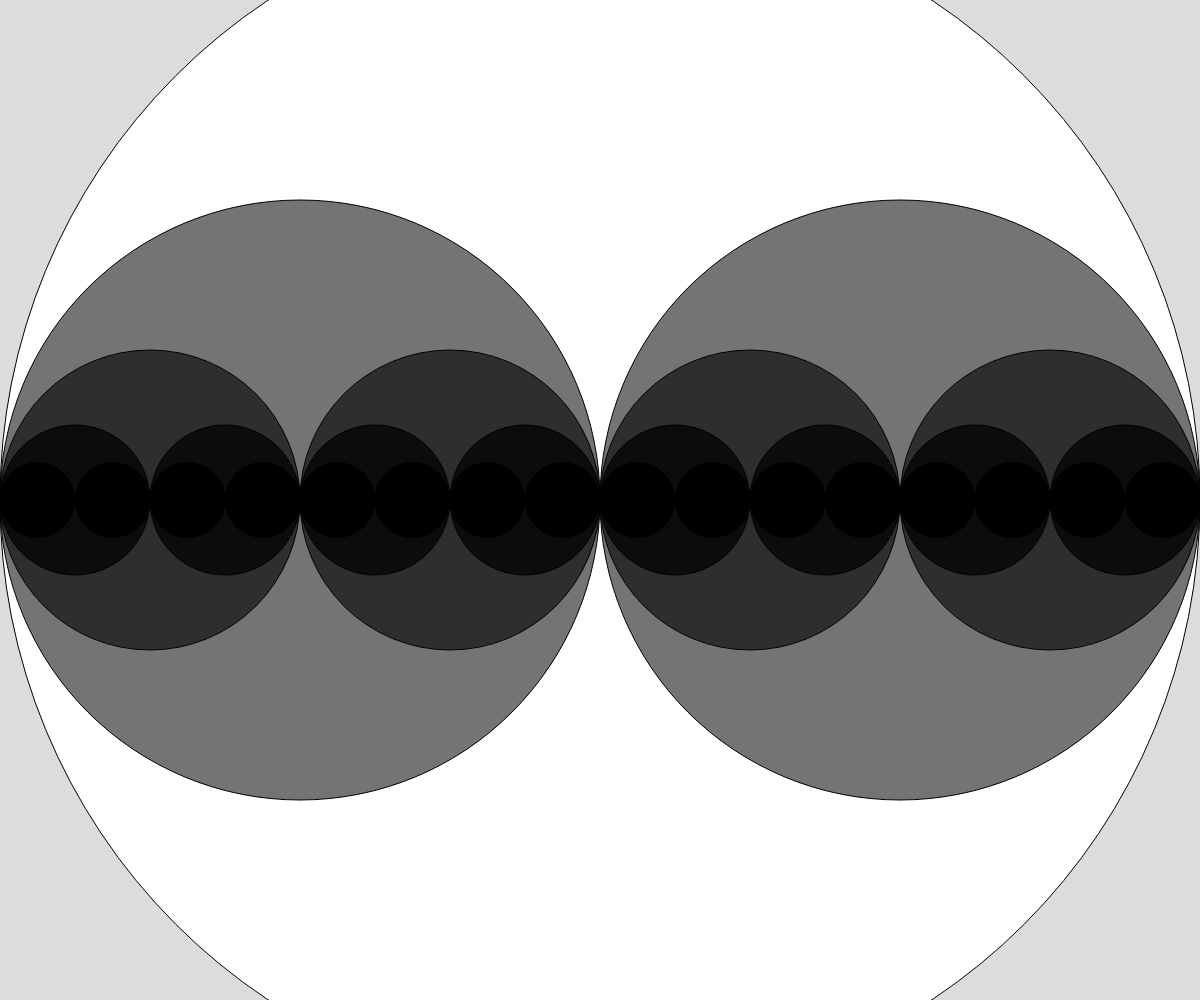
Frame 1 (no input)
Frame 60 (no input): identical to frame 1, image omitted
Frame 120 (the mouse pressed at the canvas centre since frame 60): identical to frame 1, image omitted

The p5.js sketch that drew this single still picture (run headless with seeded random() and noise() and a simulated clock; from frame 60 on, the mouse is pressed at the canvas centre):

// p5.js sketch
// ── sketch.js
// Circle Recursion


function setup() {
  createCanvas(windowWidth, windowHeight);
}

function draw() {
  background(220);
  egg(width/2, width/2);
}

function egg(x, radius) {
  let theGray = map(radius, 50, width/2, 0, 255);
  fill(theGray);
  ellipse(x, height/2, radius*2, radius*2);

  if (radius > 50) {
    egg(x-radius/2, radius/2);
    egg(x+radius/2, radius/2);
  }
}
